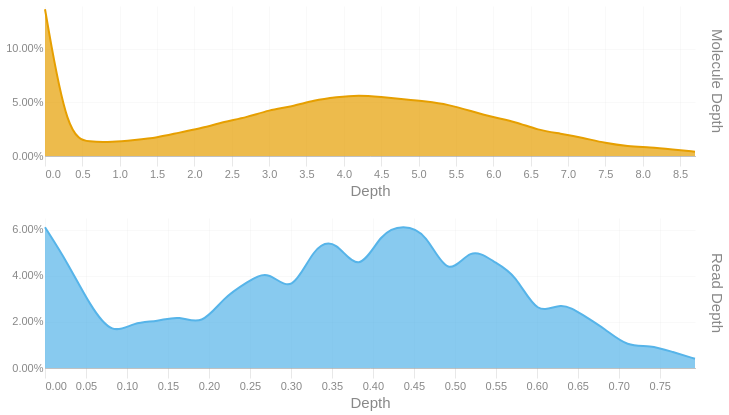

Here is the notebook cell this chart was saved with:
### Code cell
readdep = depth_hist(tb['Read Depth'], q99, 3)
readdep = readdep.with_columns(pl.lit('Read Depth').alias('Metric'))
if not SKIPLR:
    moldep = depth_hist(tb['Molecule Depth'], mol_q99, 1)
    moldep = moldep.with_columns(pl.lit('Molecule Depth').alias('Metric'))
    _hist = pl.concat([readdep, moldep])
    _hist = _hist.filter(pl.col('Proportion') != 0)
    with SafeRender(_hist):
        (
            alt.Chart(_hist)        
            .mark_area(interpolate = "basis")
            .encode(
                x=alt.X('Bin:Q').scale(domainMin=0).axis(alt.Axis(title='Depth')),
                y = alt.Y('Proportion:Q', title = None).axis(format = '.2%'),
                color = alt.Color('Metric:N').legend(None),
                row = alt.Row("Metric:N").header(title = None, labelOrient = 'right'),
                tooltip = [
                    alt.Tooltip("Metric:N", title = "Metric"),
                    alt.Tooltip('Interval:N', title = "Depth Interval"),
                    alt.Tooltip('Proportion:Q', title = "% Alignments").format('.2%')
                ]
            )
            .resolve_scale(x='independent', y='independent')
            .properties(
                height = 150, width = 650,
                usermeta={'embedOptions': {'downloadFileName': f'{samplename}.depth.hist'}}
            )
        ).display()
else:
    readdep = readdep.filter(pl.col('Proportion') != 0)
    with SafeRender(readdep):
        (
            alt.Chart(readdep)        
            .mark_area(interpolate = "basis")
            .encode(
                x=alt.X('Bin:Q').scale(domainMin=0).axis(alt.Axis(title='Depth')),
                y = alt.Y('Proportion:Q', title = None).axis(format = '.2%'),
                tooltip = [
                    alt.Tooltip('Interval:N', title = "Depth Interval"),
                    alt.Tooltip('Proportion:Q', title = "% Alignments").format('.2%')
                ]
            )
            .properties(
                usermeta={'embedOptions': {'downloadFileName': f'{samplename}.depth.hist'}}
            )
        ).display()

### Figure 1 — Vega-Lite specification as saved in the notebook (floating-point values rounded to 4 significant figures)
{"width": 650, "height": 150, "config": {"title": {"anchor": "start", "dy": -15, "fontSize": 18, "color": "#888888", "subtitleColor": "#888888", "subtitleFontSize": 14}, "arc": {"fill": "#0072B2"}, "axis": {"domainColor": "#888888", "domainWidth": 0.5, "gridWidth": 0.2, "grid": false, "titleFontWeight": 400, "titleFontSize": 15, "labelFontSize": 11, "labelColor": "#888888", "tickColor": "#888888", "tickWidth": 0.2, "titleColor": "#888888"}, "axisBand": {"grid": false}, "axisX": {"grid": true, "tickSize": 10, "domainCap": "round"}, "axisY": {"domain": false, "grid": true, "tickSize": 0, "domainCap": "round"}, "background": "transparent", "header": {"labelFontSize": 15, "labelColor": "#888888", "titleFontSize": 15, "titleFontWeight": 600, "titleColor": "#888888"}, "legend": {"labelFont": "sans-serif", "labelFontSize": 12, "labelColor": "#888888", "symbolSize": 100, "symbolType": "circle", "titleFontSize": 12, "titlePadding": 10, "titleColor": "#888888", "title": null}, "range": {"category": ["#E69F00", "#56B4E9", "#009E73", "#F0E442", "#0072B2", "#D55E00", "#CC79A7", "#000000"], "diverging": ["#cfe8f3", "#a2d4ec", "#73bfe2", "#46abdb", "#1696d2", "#12719e"]}, "area": {"fill": "#0072B2", "fillOpacity": 0.7, "line": true, "strokeOpacity": 0.7}, "line": {"color": "#0072B2", "stroke": "#0072B2", "strokeWidth": 2}, "trail": {"color": "#0072B2", "stroke": "#0072B2", "strokeWidth": 0, "size": 1}, "point": {"filled": true, "fillOpacity": 1.0, "size": 95}, "text": {"color": "#888888", "fontSize": 11, "align": "right", "fontWeight": 400, "size": 11}, "bar": {"fill": "#0072B2", "stroke": null}, "view": {"stroke": null, "continuousWidth": 660, "continuousHeight": 400}}, "data": {"name": "data-8faf7042fe75803c7a64a4ca1ae2fc29"}, "mark": {"type": "area", "interpolate": "basis"}, "encoding": {"color": {"field": "Metric", "legend": null, "type": "nominal"}, "row": {"field": "Metric", "header": {"title": null, "labelOrient": "right"}, "type": "nominal"}, "tooltip": [{"field": "Metric", "title": "Metric", "type": "nominal"}, {"field": "Interval", "title": "Depth Interval", "type": "nominal"}, {"field": "Proportion", "format": ".2%", "title": "% Alignments", "type": "quantitative"}], "x": {"axis": {"title": "Depth"}, "field": "Bin", "scale": {"domainMin": 0}, "type": "quantitative"}, "y": {"axis": {"format": ".2%"}, "field": "Proportion", "title": null, "type": "quantitative"}}, "resolve": {"scale": {"x": "independent", "y": "independent"}}, "usermeta": {"embedOptions": {"downloadFileName": "TF26LRJL0035_5B_10484332_23Y22YLT4_L7.depth.hist"}}, "$schema": "https://vega.github.io/schema/vega-lite/v6.4.1.json", "datasets": {"data-8faf7042fe75803c7a64a4ca1ae2fc29": [{"Bin": 0.0, "Interval": "0.0-0.027", "Proportion": 0.061, "Metric": "Read Depth"}, {"Bin": 0.027, "Interval": "0.027-0.055", "Proportion": 0.046, "Metric": "Read Depth"}, {"Bin": 0.055, "Interval": "0.055-0.082", "Proportion": 0.027, "Metric": "Read Depth"}, {"Bin": 0.082, "Interval": "0.082-0.109", "Proportion": 0.014, "Metric": "Read Depth"}, {"Bin": 0.109, "Interval": "0.109-0.137", "Proportion": 0.02, "Metric": "Read Depth"}, {"Bin": 0.137, "Interval": "0.137-0.164", "Proportion": 0.02, "Metric": "Read Depth"}, {"Bin": 0.164, "Interval": "0.164-0.191", "Proportion": 0.023, "Metric": "Read Depth"}, {"Bin": 0.191, "Interval": "0.191-0.219", "Proportion": 0.018, "Metric": "Read Depth"}, {"Bin": 0.219, "Interval": "0.219-0.246", "Proportion": 0.031, "Metric": "Read Depth"}, {"Bin": 0.246, "Interval": "0.246-0.273", "Proportion": 0.037, "Metric": "Read Depth"}, {"Bin": 0.273, "Interval": "0.273-0.301", "Proportion": 0.043, "Metric": "Read Depth"}, {"Bin": 0.301, "Interval": "0.301-0.328", "Proportion": 0.031, "Metric": "Read Depth"}, {"Bin": 0.328, "Interval": "0.328-0.355", "Proportion": 0.053, "Metric": "Read Depth"}, {"Bin": 0.355, "Interval": "0.355-0.383", "Proportion": 0.056, "Metric": "Read Depth"}, {"Bin": 0.383, "Interval": "0.383-0.41", "Proportion": 0.04, "Metric": "Read Depth"}, {"Bin": 0.41, "Interval": "0.41-0.437", "Proportion": 0.059, "Metric": "Read Depth"}, {"Bin": 0.437, "Interval": "0.437-0.465", "Proportion": 0.062, "Metric": "Read Depth"}, {"Bin": 0.465, "Interval": "0.465-0.492", "Proportion": 0.059, "Metric": "Read Depth"}, {"Bin": 0.492, "Interval": "0.492-0.519", "Proportion": 0.038, "Metric": "Read Depth"}, {"Bin": 0.519, "Interval": "0.519-0.547", "Proportion": 0.053, "Metric": "Read Depth"}, {"Bin": 0.547, "Interval": "0.547-0.574", "Proportion": 0.046, "Metric": "Read Depth"}, {"Bin": 0.574, "Interval": "0.574-0.601", "Proportion": 0.041, "Metric": "Read Depth"}, {"Bin": 0.601, "Interval": "0.601-0.629", "Proportion": 0.022, "Metric": "Read Depth"}, {"Bin": 0.629, "Interval": "0.629-0.656", "Proportion": 0.029, "Metric": "Read Depth"}, {"Bin": 0.656, "Interval": "0.656-0.683", "Proportion": 0.023, "Metric": "Read Depth"}, {"Bin": 0.683, "Interval": "0.683-0.711", "Proportion": 0.017, "Metric": "Read Depth"}, {"Bin": 0.711, "Interval": "0.711-0.738", "Proportion": 0.009, "Metric": "Read Depth"}, {"Bin": 0.738, "Interval": "0.738-0.765", "Proportion": 0.01, "Metric": "Read Depth"}, {"Bin": 0.765, "Interval": "0.765-0.793", "Proportion": 0.007, "Metric": "Read Depth"}, {"Bin": 0.793, "Interval": "0.793-0.82", "Proportion": 0.004, "Metric": "Read Depth"}, {"Bin": 0.0, "Interval": "0.0-0.3", "Proportion": 0.137, "Metric": "Molecule Depth"}, {"Bin": 0.3, "Interval": "0.3-0.6", "Proportion": 0.017, "Metric": "Molecule Depth"}, {"Bin": 0.6, "Interval": "0.6-0.9", "Proportion": 0.013, "Metric": "Molecule Depth"}, {"Bin": 0.9, "Interval": "0.9-1.2", "Proportion": 0.013, "Metric": "Molecule Depth"}, {"Bin": 1.2, "Interval": "1.2-1.5", "Proportion": 0.015, "Metric": "Molecule Depth"}, {"Bin": 1.5, "Interval": "1.5-1.8", "Proportion": 0.017, "Metric": "Molecule Depth"}, {"Bin": 1.8, "Interval": "1.8-2.1", "Proportion": 0.022, "Metric": "Molecule Depth"}, {"Bin": 2.1, "Interval": "2.1-2.4", "Proportion": 0.026, "Metric": "Molecule Depth"}, {"Bin": 2.4, "Interval": "2.4-2.7", "Proportion": 0.032, "Metric": "Molecule Depth"}, {"Bin": 2.7, "Interval": "2.7-3.0", "Proportion": 0.036, "Metric": "Molecule Depth"}, {"Bin": 3.0, "Interval": "3.0-3.3", "Proportion": 0.043, "Metric": "Molecule Depth"}, {"Bin": 3.3, "Interval": "3.3-3.6", "Proportion": 0.046, "Metric": "Molecule Depth"}, {"Bin": 3.6, "Interval": "3.6-3.9", "Proportion": 0.052, "Metric": "Molecule Depth"}, {"Bin": 3.9, "Interval": "3.9-4.2", "Proportion": 0.055, "Metric": "Molecule Depth"}, {"Bin": 4.2, "Interval": "4.2-4.5", "Proportion": 0.057, "Metric": "Molecule Depth"}, {"Bin": 4.5, "Interval": "4.5-4.8", "Proportion": 0.055, "Metric": "Molecule Depth"}, {"Bin": 4.8, "Interval": "4.8-5.1", "Proportion": 0.053, "Metric": "Molecule Depth"}, {"Bin": 5.1, "Interval": "5.1-5.4", "Proportion": 0.051, "Metric": "Molecule Depth"}, {"Bin": 5.4, "Interval": "5.4-5.7", "Proportion": 0.048, "Metric": "Molecule Depth"}, {"Bin": 5.7, "Interval": "5.7-6.0", "Proportion": 0.042, "Metric": "Molecule Depth"}, {"Bin": 6.0, "Interval": "6.0-6.3", "Proportion": 0.036, "Metric": "Molecule Depth"}, {"Bin": 6.3, "Interval": "6.3-6.6", "Proportion": 0.032, "Metric": "Molecule Depth"}, {"Bin": 6.6, "Interval": "6.6-6.9", "Proportion": 0.024, "Metric": "Molecule Depth"}, {"Bin": 6.9, "Interval": "6.9-7.2", "Proportion": 0.021, "Metric": "Molecule Depth"}, {"Bin": 7.2, "Interval": "7.2-7.5", "Proportion": 0.017, "Metric": "Molecule Depth"}, {"Bin": 7.5, "Interval": "7.5-7.8", "Proportion": 0.012, "Metric": "Molecule Depth"}, {"Bin": 7.8, "Interval": "7.8-8.1", "Proportion": 0.009, "Metric": "Molecule Depth"}, {"Bin": 8.1, "Interval": "8.1-8.4", "Proportion": 0.008, "Metric": "Molecule Depth"}, {"Bin": 8.4, "Interval": "8.4-8.7", "Proportion": 0.006, "Metric": "Molecule Depth"}, {"Bin": 8.7, "Interval": "8.7-8.97", "Proportion": 0.004, "Metric": "Molecule Depth"}]}}
